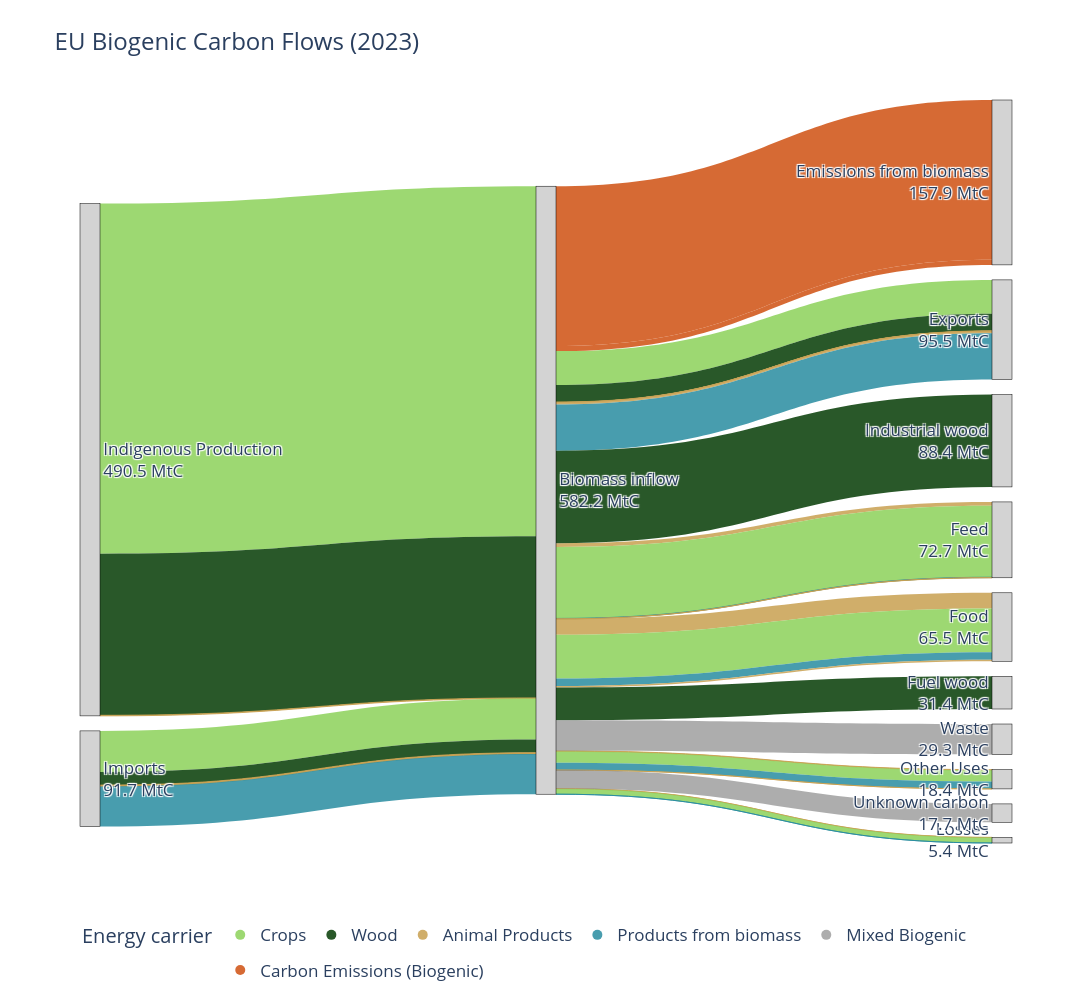

Notebook code for this chart:
### Markdown cell above
## Biomass

### Code cell
# Load the CSV
df_biomass = pd.read_csv("/Users/charlottewestenberg/Thesis/00data/sankey_files/Biogenic_Sankey_Final.csv")

# create unique node list
all_nodes = pd.concat([df_biomass["Source"], df_biomass["Target"]]).unique()
node_dict = {node: i for i, node in enumerate(all_nodes)}

# map to numeric IDs
df_biomass["source_id"] = df_biomass["Source"].map(node_dict)
df_biomass["target_id"] = df_biomass["Target"].map(node_dict)

carrier_colors = {
    "Crops": "rgba(140, 210, 90, 0.85)",     # lighter → clearly light grey
    "Wood": "rgba(30, 80, 30, 0.95)",        # darker → strong dark anchor
    "Animal Products": "rgba(200, 160, 80, 0.85)",  # slightly darker ochre
    "Products from biomass": "rgba(40, 140, 160, 0.85)",  # slightly darker teal
    "Mixed Biogenic": "rgba(130, 130, 130, 0.65)",  # pushed toward neutral grey
    "Carbon Emissions (Biogenic)": "rgba(210, 90, 30, 0.9)",  # darker orange → stronger contrast
}

#calculate outflows per source and target nodes
source_totals = df_biomass.groupby("Source")["Value_tC"].sum()
node_inflow = df_biomass.groupby("Target")["Value_tC"].sum()

labels_with_values = []
for node in all_nodes:
    inflow = node_inflow.get(node, 0)
    outflow = source_totals.get(node, 0)
    # choose what to display
    value = inflow if inflow > 0 else outflow
    if value > 0:
        labels_with_values.append(f"{node}<br>{value/1e6:.1f} MtC")
    else:
        labels_with_values.append(node)

df_biomass["color"] = df_biomass["Carrier"].map(carrier_colors).fillna("rgba(200,200,200,0.4)")

fig = go.Figure(data=[go.Sankey(
    
    node=dict(
        pad=15,
        thickness=20,
        line=dict(color="black", width=0.5),
        label=labels_with_values,
        color="lightgrey"
    ),

    link=dict(
        source=df_biomass["source_id"],
        target=df_biomass["target_id"],
        value=df_biomass["Value_tC"],
        color=df_biomass["color"]
    )
)])

for carrier, color in carrier_colors.items():
    fig.add_trace(go.Scatter(
        x=[None],
        y=[None],
        mode='markers',
        marker=dict(size=10, color=color),
        legendgroup=carrier,
        showlegend=True,
        name=carrier
    ))

fig.update_layout(
    title_text="EU Biogenic Carbon Flows (2023)",
    font_size=17,
    width=1700,
    height=1000,
    showlegend=True,
    legend=dict(
        title="Energy carrier",
        orientation="h",
        y=-0.1
    ),
    xaxis=dict(visible=False),
    yaxis=dict(visible=False),
    plot_bgcolor="white",
    paper_bgcolor="white"
)


fig.show()

### Figure 1 — Plotly figure (JSON) as saved in the notebook; plotly's stock layout.template omitted (floating-point values rounded to 4 significant figures)
{"data": [{"link": {"color": ["rgba(140, 210, 90, 0.85)", "rgba(30, 80, 30, 0.95)", "rgba(200, 160, 80, 0.85)", "rgba(140, 210, 90, 0.85)", "rgba(30, 80, 30, 0.95)", "rgba(200, 160, 80, 0.85)", "rgba(200, 160, 80, 0.85)", "rgba(40, 140, 160, 0.85)", "rgba(140, 210, 90, 0.85)", "rgba(30, 80, 30, 0.95)", "rgba(200, 160, 80, 0.85)", "rgba(200, 160, 80, 0.85)", "rgba(40, 140, 160, 0.85)", "rgba(200, 160, 80, 0.85)", "rgba(140, 210, 90, 0.85)", "rgba(40, 140, 160, 0.85)", "rgba(200, 160, 80, 0.85)", "rgba(200, 160, 80, 0.85)", "rgba(140, 210, 90, 0.85)", "rgba(40, 140, 160, 0.85)", "rgba(200, 160, 80, 0.85)", "rgba(200, 160, 80, 0.85)", "rgba(140, 210, 90, 0.85)", "rgba(40, 140, 160, 0.85)", "rgba(200, 160, 80, 0.85)", "rgba(140, 210, 90, 0.85)", "rgba(40, 140, 160, 0.85)", "rgba(200, 160, 80, 0.85)", "rgba(210, 90, 30, 0.9)", "rgba(30, 80, 30, 0.95)", "rgba(30, 80, 30, 0.95)", "rgba(130, 130, 130, 0.65)", "rgba(210, 90, 30, 0.9)", "rgba(130, 130, 130, 0.65)"], "source": [0, 0, 0, 1, 1, 1, 1, 1, 2, 2, 2, 2, 2, 2, 2, 2, 2, 2, 2, 2, 2, 2, 2, 2, 2, 2, 2, 2, 2, 2, 2, 2, 2, 2], "target": [2, 2, 2, 2, 2, 2, 2, 2, 3, 3, 3, 3, 3, 4, 4, 4, 4, 5, 5, 5, 5, 6, 6, 6, 7, 7, 7, 7, 8, 9, 10, 11, 8, 12], "value": [335200000.0, 154800000.0, 575000.0, 39370000.0, 12500000.0, 707400.0, 680800.0, 38400000.0, 32500000.0, 16310000.0, 227900.0, 1997000.0, 44430000.0, 3693000.0, 68410000.0, 369600.0, 191400.0, 15000000.0, 42010000.0, 7208000.0, 1328000.0, 129500.0, 5258000.0, 19930.0, 510000.0, 10930000.0, 6991000.0, 2860.0, 153100000.0, 88420000.0, 31370000.0, 29350000.0, 4808000.0, 17660000.0]}, "node": {"color": "lightgrey", "label": ["Indigenous Production<br>490.5 MtC", "Imports<br>91.7 MtC", "Biomass inflow<br>582.2 MtC", "Exports<br>95.5 MtC", "Feed<br>72.7 MtC", "Food<br>65.5 MtC", "Losses<br>5.4 MtC", "Other Uses<br>18.4 MtC", "Emissions from biomass<br>157.9 MtC", "Industrial wood<br>88.4 MtC", "Fuel wood<br>31.4 MtC", "Waste<br>29.3 MtC", "Unknown carbon<br>17.7 MtC"], "line": {"color": "black", "width": 0.5}, "pad": 15, "thickness": 20}, "type": "sankey"}, {"legendgroup": "Crops", "marker": {"color": "rgba(140, 210, 90, 0.85)", "size": 10}, "mode": "markers", "name": "Crops", "showlegend": true, "type": "scatter", "x": [null], "y": [null]}, {"legendgroup": "Wood", "marker": {"color": "rgba(30, 80, 30, 0.95)", "size": 10}, "mode": "markers", "name": "Wood", "showlegend": true, "type": "scatter", "x": [null], "y": [null]}, {"legendgroup": "Animal Products", "marker": {"color": "rgba(200, 160, 80, 0.85)", "size": 10}, "mode": "markers", "name": "Animal Products", "showlegend": true, "type": "scatter", "x": [null], "y": [null]}, {"legendgroup": "Products from biomass", "marker": {"color": "rgba(40, 140, 160, 0.85)", "size": 10}, "mode": "markers", "name": "Products from biomass", "showlegend": true, "type": "scatter", "x": [null], "y": [null]}, {"legendgroup": "Mixed Biogenic", "marker": {"color": "rgba(130, 130, 130, 0.65)", "size": 10}, "mode": "markers", "name": "Mixed Biogenic", "showlegend": true, "type": "scatter", "x": [null], "y": [null]}, {"legendgroup": "Carbon Emissions (Biogenic)", "marker": {"color": "rgba(210, 90, 30, 0.9)", "size": 10}, "mode": "markers", "name": "Carbon Emissions (Biogenic)", "showlegend": true, "type": "scatter", "x": [null], "y": [null]}], "layout": {"font": {"size": 17}, "height": 1000, "legend": {"orientation": "h", "title": {"text": "Energy carrier"}, "y": -0.1}, "paper_bgcolor": "white", "plot_bgcolor": "white", "showlegend": true, "title": {"text": "EU Biogenic Carbon Flows (2023)"}, "width": 1700, "xaxis": {"visible": false}, "yaxis": {"visible": false}}}
